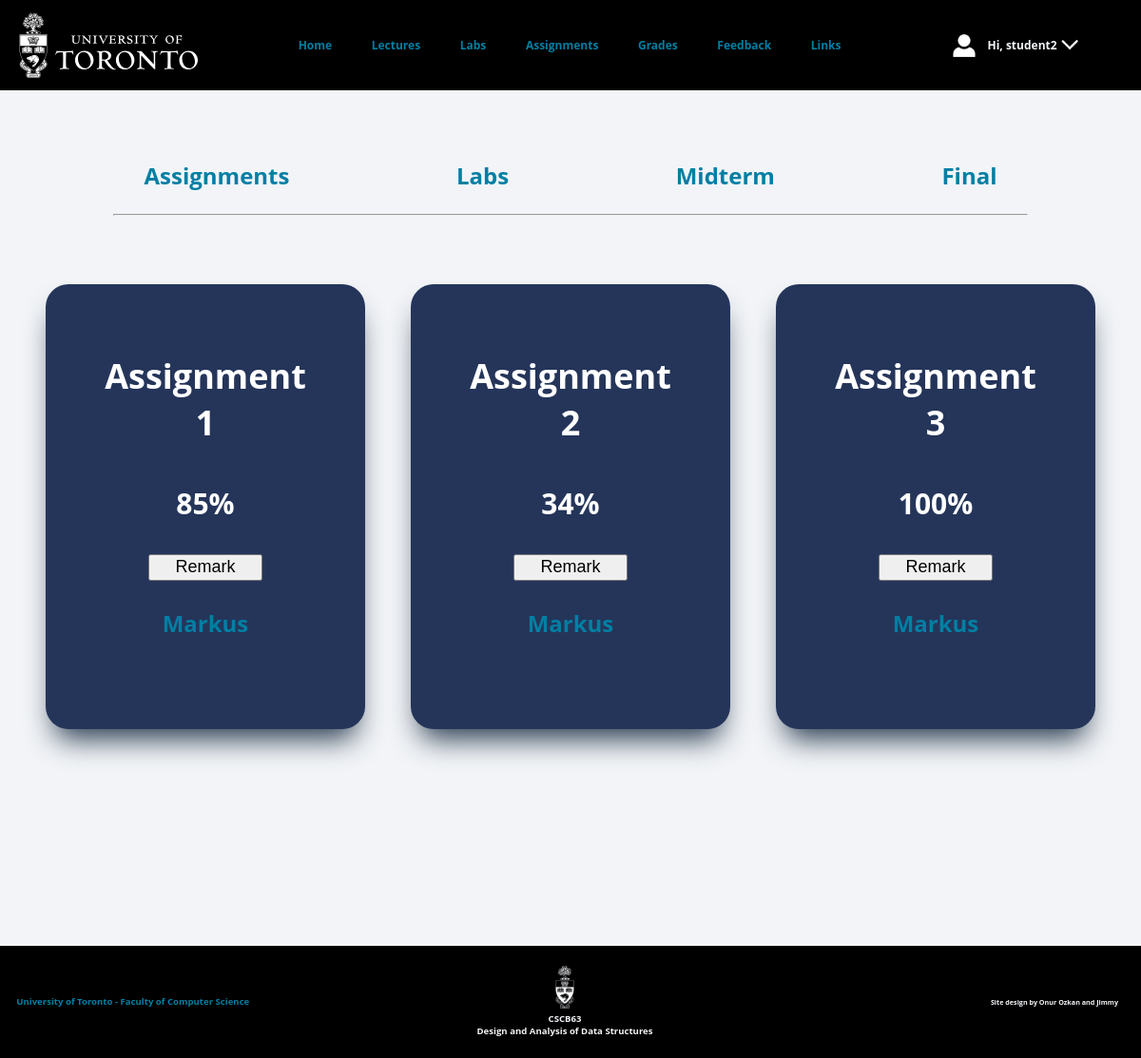
/grades/assignments (signed in), run on the app's committed database.
### tables this page shows
CREATE TABLE Grades(
	assessmentid INTEGER NOT NULL,
	studentid INTEGER NOT NULL,
	grade INTEGER,
	FOREIGN KEY (studentid) REFERENCES Students(studentid),
	FOREIGN KEY (assessmentid) REFERENCES Assessments(assessmentid),
	PRIMARY KEY (assessmentid, studentid)
);

CREATE TABLE Assessments(
	assessmentid INTEGER NOT NULL PRIMARY KEY,
	assessmenttype NVARCHAR(50) NOT NULL,
	assessmentname NVARCHAR(150) NOT NULL
);

### app.py (the view, shortened to what this page needs)
@app.route('/grades/assignments', methods=['GET','POST'])
def studentgradesassignments():
    if 'username' in session and session['usertype'] == 'student':
        username = session['username']
        results = getGrades('assignment',username)
        return render_template('grades_assignments.html', username = username, assessments = results)
    return redirect(url_for('grades'))

### app.py (called while the page is built)
def get_db():
    db = getattr(g, '_database', None)  # gets current database, if exists
    if db is None:
        db = g._database = sqlite3.connect(DATABASE)    # connects to new database otherwise
    return db

def query_db(query, args=(), one=False):
    cur = get_db().execute(query, args)
    rv = cur.fetchall()
    cur.close()
    return (rv[0] if rv else None) if one else rv

@app.teardown_appcontext
def close_connection(exception):
    db = getattr(g, '_database', None)
    if db is not None:
        db.close()

### templates/grades_assignments.html (shortened to what this page needs)
<!DOCTYPE html>
<html>
<head>
    <link rel="stylesheet" href="../static/CSS/nav.css" />
    <link rel="stylesheet" href="../static/CSS/grades.css" />
    <link rel="stylesheet" href="../static/CSS/grades_assignments.css" />
</head>
<body>
    <div id="header">
        <img class="uoftlogo" src='../static/uoftlogo.svg' />
        {% include 'nav.html' %}
        <div class="userinteraction">
            <div class="userinfo">
                <img id="userpng" src='../static/user.png' />
                <p onmouseover="hoverLink(this)" onclick="dropdownMenu()" onmouseout="changeBackLink(this)">Hi, {{username}}</p><img id="arrow" src='../static/arrow.png' onclick="dropdownMenu()" />
            </div>
        </div>
    </div>
    <div class="content">
        {% include 'grades_nav.html' %}
        <div id="assignments">
            {% for item in assessments %}
            {% include 'gradeinfo.html' %}
            {% endfor %}
        </div>
    </div>
    <div id="footer">
        <div id="csfac"><a onmouseover="hoverLink(this)" onclick="clickLink(this)" onmouseout="changeBackLink(this)" href="https://www.utsc.utoronto.ca/cms/faculty-of-computer-science">University of Toronto - Faculty of Computer Science</a></div>
        <div class="middlefooter">
            <img id="uoftbottomlogo" src='../static/uoftbottomlogo.png' />
            <div id="coursename">
                <p>CSCB63 <br> Design and Analysis of Data Structures</p>
            </div>
        </div>
        <div id="mark"><p>Site design by Onur Ozkan and Jimmy</p></div>
    </div>
</body>
</html>

### templates/gradeinfo.html (shortened to what this page needs)
<div class="table">
    <h1>{{item[0]}}</h1>
    <p>{{item[1]}}%</p>
    <div class="remarkbutton"><button type="submit" onclick="openRemarkWindow()">Remark</button></div>
    <a onmouseover="hoverLink(this)" onclick="clickLink(this)" onmouseout="changeBackLink(this)" href="https://markus.utsc.utoronto.ca/cscb63w21">Markus</a>
</div>

### static/CSS/nav.css (style rules this page uses)
body { background-color: #F2F4F7; margin: 0; overflow-x: hidden; height: 100vh; }
#header { display: flex; width: 100%; justify-content: space-between; background-color: black; align-items: center; z-index: 1; margin-bottom: 2%; position: fixed; top: 0; }
.uoftlogo { width: 16vw; display: flex; align-items: center; position: sticky; margin-top: 1%; margin-bottom: 1%; margin-left: 1.5%; order: 0; z-index: 2; }
a { color: #007FA3; text-decoration: none; padding: 2%; }
.userinteraction { flex: 0.2; order: 2; font: bold 1vw 'Open Sans', arial, sans-serif; }
.userinfo { width: 90%; display: flex; flex-direction: row; align-items: center; color: #F2F4F7; cursor: pointer; }
#userpng { width: 2vw; margin-right: 7%; }
#arrow { width: 2vw; margin-left: 1%; margin-right: 5%; }
.content { min-height: 80%; display: flex; flex-direction: column; margin-top: 12%; margin-bottom: 12%; }
#footer { width: 100vw; display: flex; justify-content: space-between; align-items: center; background-color: black; z-index: 1; }
#csfac { margin-left: 1%; font: bold 0.8vw 'Open Sans', arial, sans-serif; order: 0; flex: 0.4; z-index: 2; }
.middlefooter { flex: 1; display: flex; flex-direction: column; flex-wrap: wrap; align-items: center; justify-content: space-between; margin-top: 1%; margin-bottom: 1%; }
#uoftbottomlogo { width: 2vw; margin-top: 1%; order: 1; z-index: 2; }
#coursename { width: 21vw; max-width: 21vw; order: 2; color: #F2F4F7; font: bold 0.8vw 'Open Sans', arial, sans-serif; text-align: center; z-index: 2; }
#coursename p { margin-top: 0; }
#mark { flex: 0.4; margin-right: 2%; text-align: end; color: #F2F4F7; font: bold 0.6vw 'Open Sans', arial, sans-serif; order: 2; z-index: 2; }

### static/CSS/grades.css (style rules this page uses)
body { overflow-y: scroll; }
.table { width: 20%; max-width: 20%; display: flex; flex-direction: column; align-items: center; background-color: #25355A; color: white; border: none; border-radius: 2vw; box-shadow: rgb(38, 57, 77) 0px 20px 30px -10px; padding: 4%; font: bold 2.5vw 'Open Sans', arial, sans-serif; margin-bottom: 2%; }
.table h1 { text-align: center; font-size: 3vw; margin-bottom: 4%; }
.table a { font-size: 2vw; }
button { width: 10vw; font-size: 1.5vw; padding: 1%; display: flex; justify-content: center; align-items: center; margin-top: 3%; margin-bottom: 20%; }

### static/CSS/grades_assignments.css (style rules this page uses)
#assignments { display: flex; flex-direction: row; flex-wrap: wrap; align-items: center; justify-content: space-evenly; margin-bottom: 5%; }

### data on the page
Grades: assessmentname "Assignment 1", grade "85"
Grades: assessmentname "Assignment 2", grade "34"
Grades: assessmentname "Assignment 3", grade "100"

### other printed values
{{ username }} "student2"
